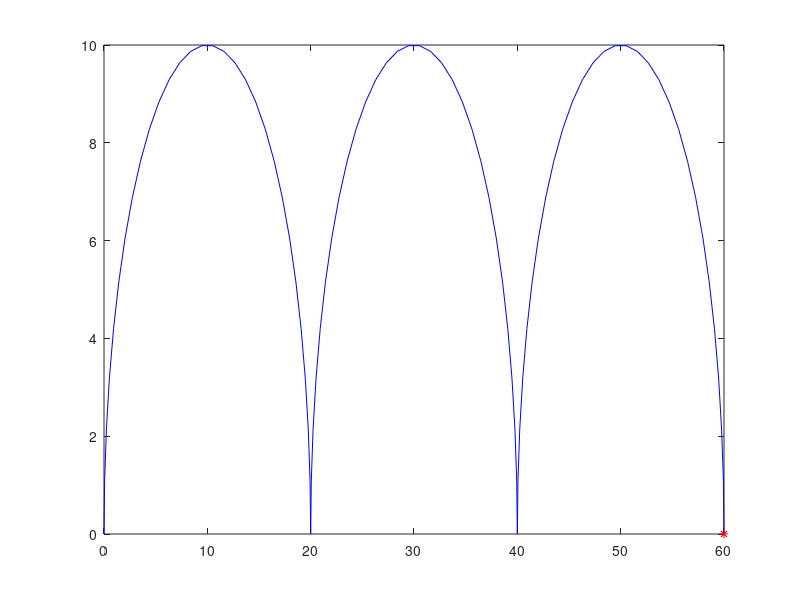

The MATLAB source for this figure:
% semi-circle from 0 to 180 degrees
clc; clear all; clf; %clf is clear figure
r = 10;
noOfHumps = 3;
noOfIncrementsInEachHump = 30;
thetaArray = linspace(pi,0,noOfIncrementsInEachHump);
lengthOfThetaArray = length(thetaArray);

xArray = zeros(lengthOfThetaArray*noOfHumps,1);
yArray = zeros(lengthOfThetaArray*noOfHumps,1);
lengthOfDataArray = length(xArray); % or yArray

%complete path
for i=1:1:noOfHumps
    for j=1:1:lengthOfThetaArray
        theta = thetaArray(j);
        centerX = (2*(i)-1)*r;
        x = centerX+r*cos(theta);
        y = r*sin(theta);
        dataIndex = (i-1)*lengthOfThetaArray+j;
        xArray(dataIndex) = x;
        yArray(dataIndex) = y;
    end
end

%Current position/displacement
figure(1)
%axis([-4*r 4*r -4*r 4*r])
grid on;
for dataIndex=1:1:lengthOfDataArray    
    x = xArray(dataIndex);
    y = yArray(dataIndex);
    plot(xArray,yArray,'b',x, y, 'r*');
    drawnow;
    %pause(0.01);
end

